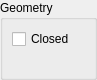
<?xml version="1.0" encoding="UTF-8"?>
<ui version="4.0">
 <class>LC_PolylinePropertiesEditingWidget</class>
 <widget class="QWidget" name="LC_PolylinePropertiesEditingWidget">
  <property name="geometry">
   <rect>
    <x>0</x>
    <y>0</y>
    <width>97</width>
    <height>80</height>
   </rect>
  </property>
  <property name="windowTitle">
   <string>Form</string>
  </property>
  <layout class="QGridLayout" name="gridLayout">
   <property name="leftMargin">
    <number>0</number>
   </property>
   <property name="topMargin">
    <number>0</number>
   </property>
   <property name="rightMargin">
    <number>0</number>
   </property>
   <property name="bottomMargin">
    <number>0</number>
   </property>
   <property name="spacing">
    <number>0</number>
   </property>
   <item row="0" column="0">
    <widget class="QGroupBox" name="buttonGroup8">
     <property name="sizePolicy">
      <sizepolicy hsizetype="Preferred" vsizetype="Preferred">
       <horstretch>1</horstretch>
       <verstretch>0</verstretch>
      </sizepolicy>
     </property>
     <property name="title">
      <string>Geometry</string>
     </property>
     <layout class="QGridLayout">
      <item row="1" column="0">
       <spacer name="spacer58">
        <property name="orientation">
         <enum>Qt::Vertical</enum>
        </property>
        <property name="sizeType">
         <enum>QSizePolicy::Expanding</enum>
        </property>
        <property name="sizeHint" stdset="0">
         <size>
          <width>20</width>
          <height>0</height>
         </size>
        </property>
       </spacer>
      </item>
      <item row="0" column="0" colspan="2">
       <widget class="QCheckBox" name="cbClosed">
        <property name="sizePolicy">
         <sizepolicy hsizetype="Expanding" vsizetype="Fixed">
          <horstretch>0</horstretch>
          <verstretch>0</verstretch>
         </sizepolicy>
        </property>
        <property name="toolTip">
         <string>Defines whether polyline is closed contour</string>
        </property>
        <property name="text">
         <string>Closed</string>
        </property>
       </widget>
      </item>
     </layout>
    </widget>
   </item>
  </layout>
 </widget>
 <resources/>
 <connections/>
</ui>
